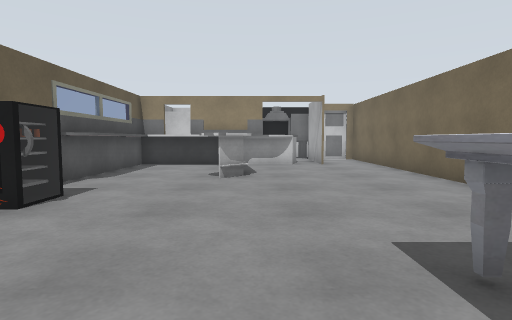
View 1 (above)

12 first-person views from a walk through a Gazebo world. The camera is 1 m above the floor, tilts 4° down and sees 80° across. The floor is counted in squares, 1 m on a side. Each view is taken from the middle of a square. On the plan, view 1 faces up. The plan holds only what a view shows up to about 12 squares ahead; the rest is blank. Some surface patterns are stand-ins.

View 2
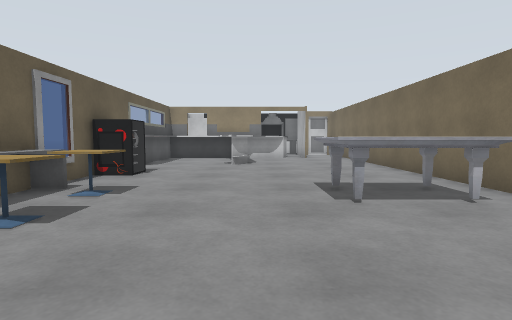

View 3
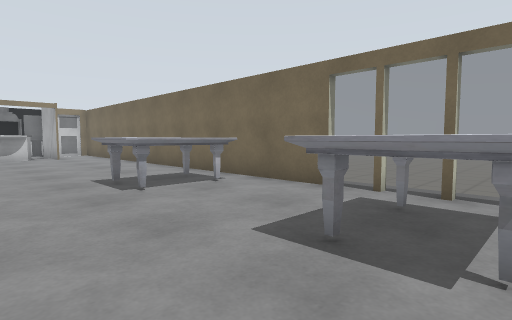

View 4
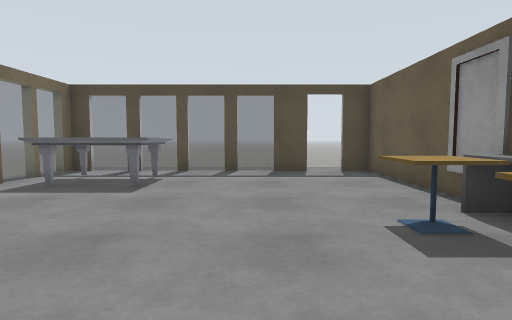

View 5
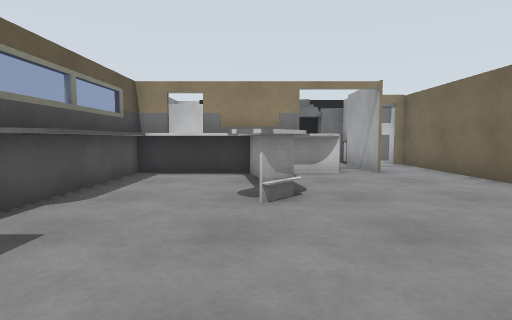

View 6
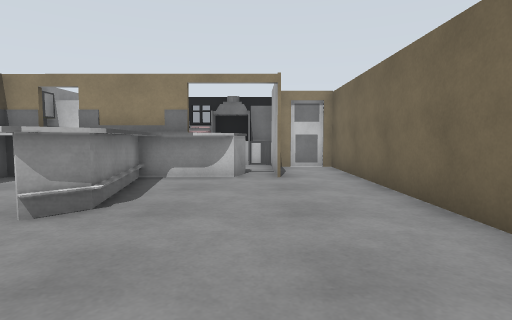

View 7
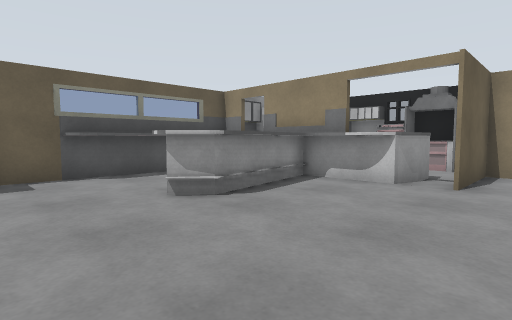

View 8
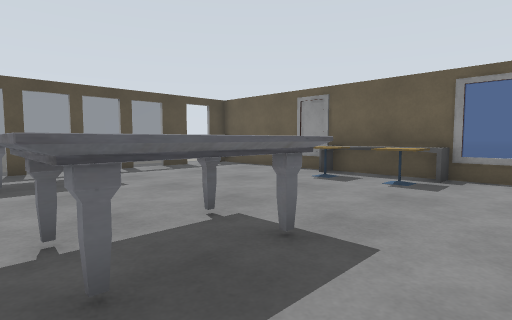

View 9
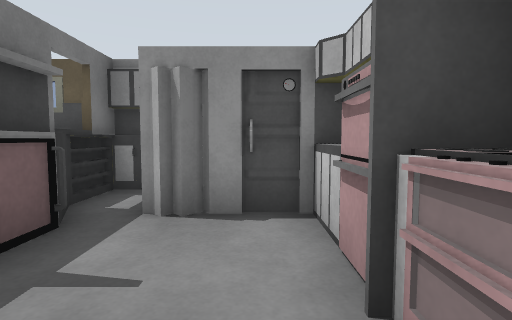

View 10
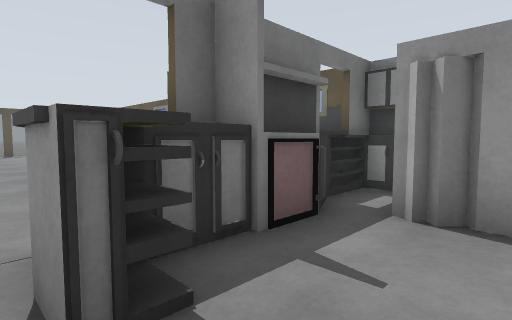

View 11
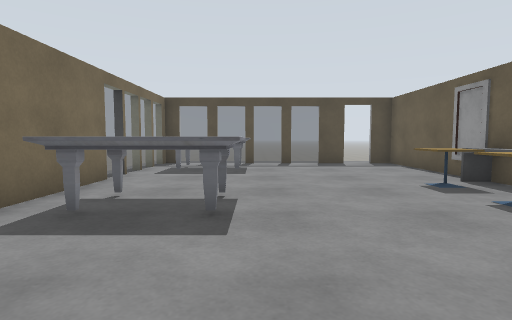

View 12
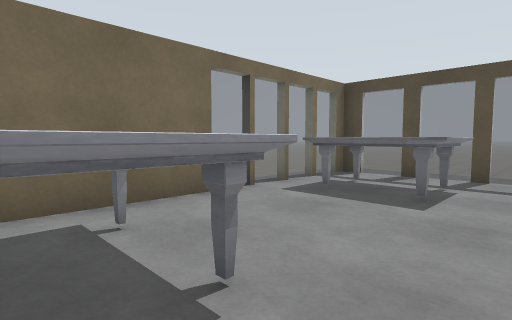

### Floor plan
Ten units are one square. View 1 is at (0, 0); x grows to the right and y downward. Boxes are objects, and circles mark ways between rooms. Rooms are numbered by the first view taken in them; rooms with no view inside come last. Other rooms are left out.
<svg viewBox="-50 -169 102 238">
<path fill="none" stroke="#000" d="M-33 -52 -40 -52M-34 -54 -34 -43M-36 -53 -36 -45M47 15 47 -148 26 -148 26 -119M-5 -112 -1 -83 -8 -75M6 -114 -3 -114M14 -119 -45 -119M-40 -109 -40 -74M10 64 15 64M-5 64 0 64M25 64 30 64M40 64 47 64M-26 64 -15 64M-44 -126 -45 54M-40 -21 -40 12M-9 -106 -11 -116M-16 -109 -40 -109M-11 -120 -3 -83 -10 -76M10 -135 17 -135 17 -127 14 -119M-3 -128 -3 -120 4 -120M10 -158 2 -157M24 -158 -21 -158M16 -164 4 -164M-6 -160 -16 -160M1 -164 -16 -164M26 -119 26 -153M-14 -127 12 -127M-20 -161 -20 -134"/>
<rect x="-35" y="-5" width="10" height="20" fill="#bbb"><title>cafe table</title></rect>
<rect x="-35" y="-25" width="10" height="20" fill="#bbb"><title>cafe table</title></rect>
<rect x="5" y="25" width="40" height="30" fill="#bbb"><title>marble table</title></rect>
<rect x="5" y="-25" width="40" height="20" fill="#bbb"><title>marble table</title></rect>
<circle cx="20" cy="-125" r="3" fill="#2a7"/>
<text x="10" y="-30">1</text>
<text x="10" y="-140">2</text>
</svg>
Room 1 opens to room 2.

Where each view was taken, in squares from view 1:
view 1: 0 up, 0 right, facing up
view 2: 4 down, 0 right, facing up
view 3: 5 down, 1 left, facing up-right
view 4: 3 up, 1 left, facing down
view 5: 3 up, 1 left, facing up
view 6: 4 up, 2 right, facing up
view 7: 5 up, 4 right, facing up-left
view 8: 4 up, 4 right, facing down-left
view 9: 15 up, 2 right, facing left
view 10: 15 up, 2 right, facing down-left
view 11: 6 up, 1 right, facing down
view 12: 2 up, 0 right, facing down-right
